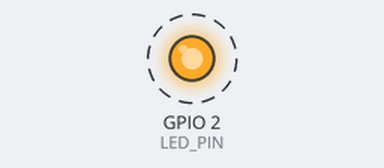
Simulated run of this sketch. Board: ESP32. On the bench: output pins drawn as LEDs (lit = HIGH). Dashed ring = blinking. What the sketch prints to the serial monitor is not drawn.

Above: at 0.2 s.
Timing chart, 0 to 3.0 s (numbered marks = the images above):
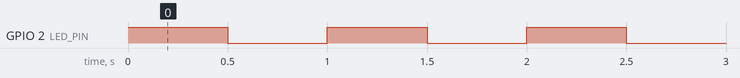

Measured:
- by itself, GPIO 2 (LED_PIN): alternates HIGH for 0.50 s and LOW for 0.50 s

The sketch:

esp32blinkLED.ino
```cpp
const int LED_PIN = 2;   // built-in LED on many ESP32 dev boards

void setup() {
  Serial.begin(115200);
  pinMode(LED_PIN, OUTPUT);
}

void loop() {
  digitalWrite(LED_PIN, HIGH);
  Serial.println("LED on");
  delay(500);

  digitalWrite(LED_PIN, LOW);
  Serial.println("LED off");
  delay(500);
}
```
